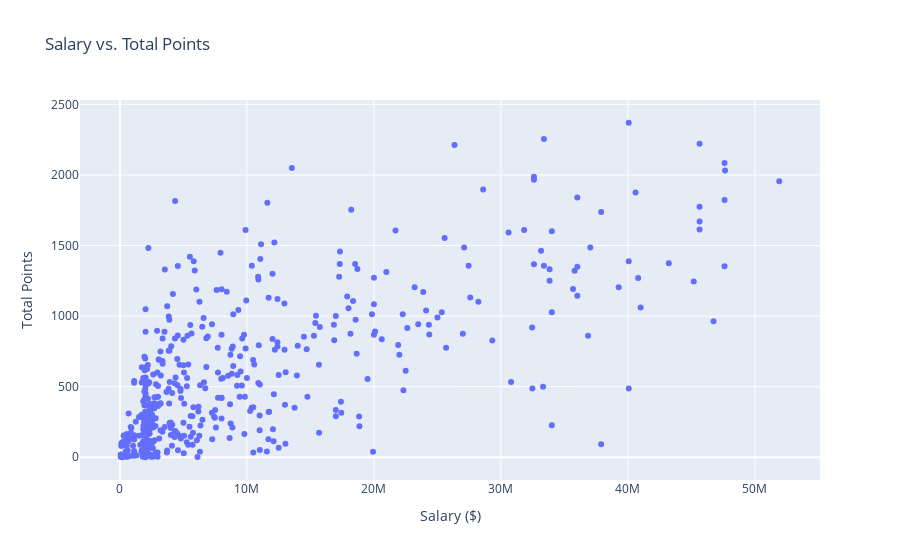

Notebook cell for this chart:
### Code cell
fig = px.scatter(SS, x='Salary', y='ptsTotals', 
                 title='Salary vs. Total Points',
                 labels={'Salary': 'Salary ($)', 'ptsTotals': 'Total Points'},
                 hover_data=['namePlayer', 'slugTeamBREF', 'agePlayer'])
fig.show()

### Figure 1 — Plotly figure (JSON) as saved in the notebook; plotly's stock layout.template omitted (floating-point values rounded to 4 significant figures; data arrays with more than 128 entries replaced by an {"elided": "..."} marker saying what was removed)
{"data": [{"customdata": {"elided": "478x3 mixed values"}, "hovertemplate": "Salary ($)=%{x}<br>Total Points=%{y}<br>namePlayer=%{customdata[0]}<br>slugTeamBREF=%{customdata[1]}<br>agePlayer=%{customdata[2]}<extra></extra>", "legendgroup": "", "marker": {"color": "#636efa", "symbol": "circle"}, "mode": "markers", "name": "", "orientation": "v", "showlegend": false, "type": "scatter", "x": {"elided": "478 int values"}, "xaxis": "x", "y": {"elided": "478 int values"}, "yaxis": "y"}], "layout": {"legend": {"tracegroupgap": 0}, "title": {"text": "Salary vs. Total Points"}, "xaxis": {"anchor": "y", "domain": [0, 1], "title": {"text": "Salary ($)"}}, "yaxis": {"anchor": "x", "domain": [0, 1], "title": {"text": "Total Points"}}}}
